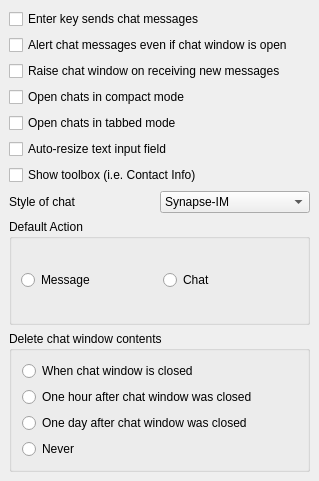
<ui version="4.0" >
 <class>OptChat</class>
 <widget class="QWidget" name="OptChat" >
  <property name="geometry" >
   <rect>
    <x>0</x>
    <y>0</y>
    <width>319</width>
    <height>481</height>
   </rect>
  </property>
  <property name="windowTitle" >
   <string>OptChatUI</string>
  </property>
  <layout class="QVBoxLayout" >
   <property name="margin" >
    <number>9</number>
   </property>
   <property name="spacing" >
    <number>6</number>
   </property>
   <item>
    <widget class="QCheckBox" name="ck_chatSoftReturn" >
     <property name="text" >
      <string>Enter key sends chat messages</string>
     </property>
    </widget>
   </item>
   <item>
    <widget class="QCheckBox" name="ck_alertOpenChats" >
     <property name="text" >
      <string>Alert chat messages even if chat window is open</string>
     </property>
    </widget>
   </item>
   <item>
    <widget class="QCheckBox" name="ck_raiseChatWindow" >
     <property name="text" >
      <string>Raise chat window on receiving new messages</string>
     </property>
    </widget>
   </item>
   <item>
    <widget class="QCheckBox" name="ck_smallChats" >
     <property name="text" >
      <string>Open chats in compact mode</string>
     </property>
    </widget>
   </item>
   <item>
    <widget class="QCheckBox" name="ck_tabChats" >
     <property name="text" >
      <string>Open chats in tabbed mode</string>
     </property>
    </widget>
   </item>
   <item>
    <widget class="QCheckBox" name="ck_autoResize" >
     <property name="text" >
      <string>Auto-resize text input field</string>
     </property>
    </widget>
   </item>
   <item>
    <widget class="QCheckBox" name="ck_showToolbox" >
     <property name="text" >
      <string>Show toolbox (i.e. Contact Info)</string>
     </property>
    </widget>
   </item>
   <item>
    <layout class="QHBoxLayout" >
     <property name="margin" >
      <number>0</number>
     </property>
     <property name="spacing" >
      <number>0</number>
     </property>
     <item>
      <widget class="QLabel" name="s_chatStyle" >
       <property name="text" >
        <string>Style of chat</string>
       </property>
      </widget>
     </item>
     <item>
      <widget class="QComboBox" name="cb_chatStyle" >
       <item>
        <property name="text" >
         <string>Synapse-IM</string>
        </property>
       </item>
       <item>
        <property name="text" >
         <string>Psi (old)</string>
        </property>
       </item>
       <item>
        <property name="text" >
         <string>Contact says</string>
        </property>
       </item>
      </widget>
     </item>
    </layout>
   </item>
   <item>
    <widget class="QGroupBox" name="groupBox18" >
     <property name="title" >
      <string>Default Action</string>
     </property>
     <layout class="QHBoxLayout" >
      <property name="margin" >
       <number>9</number>
      </property>
      <property name="spacing" >
       <number>6</number>
      </property>
      <item>
       <widget class="QRadioButton" name="rb_defActMsg" >
        <property name="text" >
         <string>Message</string>
        </property>
       </widget>
      </item>
      <item>
       <widget class="QRadioButton" name="rb_defActChat" >
        <property name="text" >
         <string>Chat</string>
        </property>
       </widget>
      </item>
     </layout>
    </widget>
   </item>
   <item>
    <widget class="QGroupBox" name="groupBox17" >
     <property name="title" >
      <string>Delete chat window contents</string>
     </property>
     <layout class="QVBoxLayout" >
      <property name="margin" >
       <number>10</number>
      </property>
      <property name="spacing" >
       <number>6</number>
      </property>
      <item>
       <widget class="QRadioButton" name="rb_delChatsClose" >
        <property name="text" >
         <string>When chat window is closed</string>
        </property>
       </widget>
      </item>
      <item>
       <widget class="QRadioButton" name="rb_delChatsHour" >
        <property name="text" >
         <string>One hour after chat window was closed</string>
        </property>
       </widget>
      </item>
      <item>
       <widget class="QRadioButton" name="rb_delChatsDay" >
        <property name="text" >
         <string>One day after chat window was closed</string>
        </property>
       </widget>
      </item>
      <item>
       <widget class="QRadioButton" name="rb_delChatsNever" >
        <property name="text" >
         <string>Never</string>
        </property>
       </widget>
      </item>
     </layout>
    </widget>
   </item>
  </layout>
 </widget>
 <layoutdefault spacing="6" margin="11" />
 <pixmapfunction>qPixmapFromMimeSource</pixmapfunction>
 <resources/>
 <connections/>
</ui>
